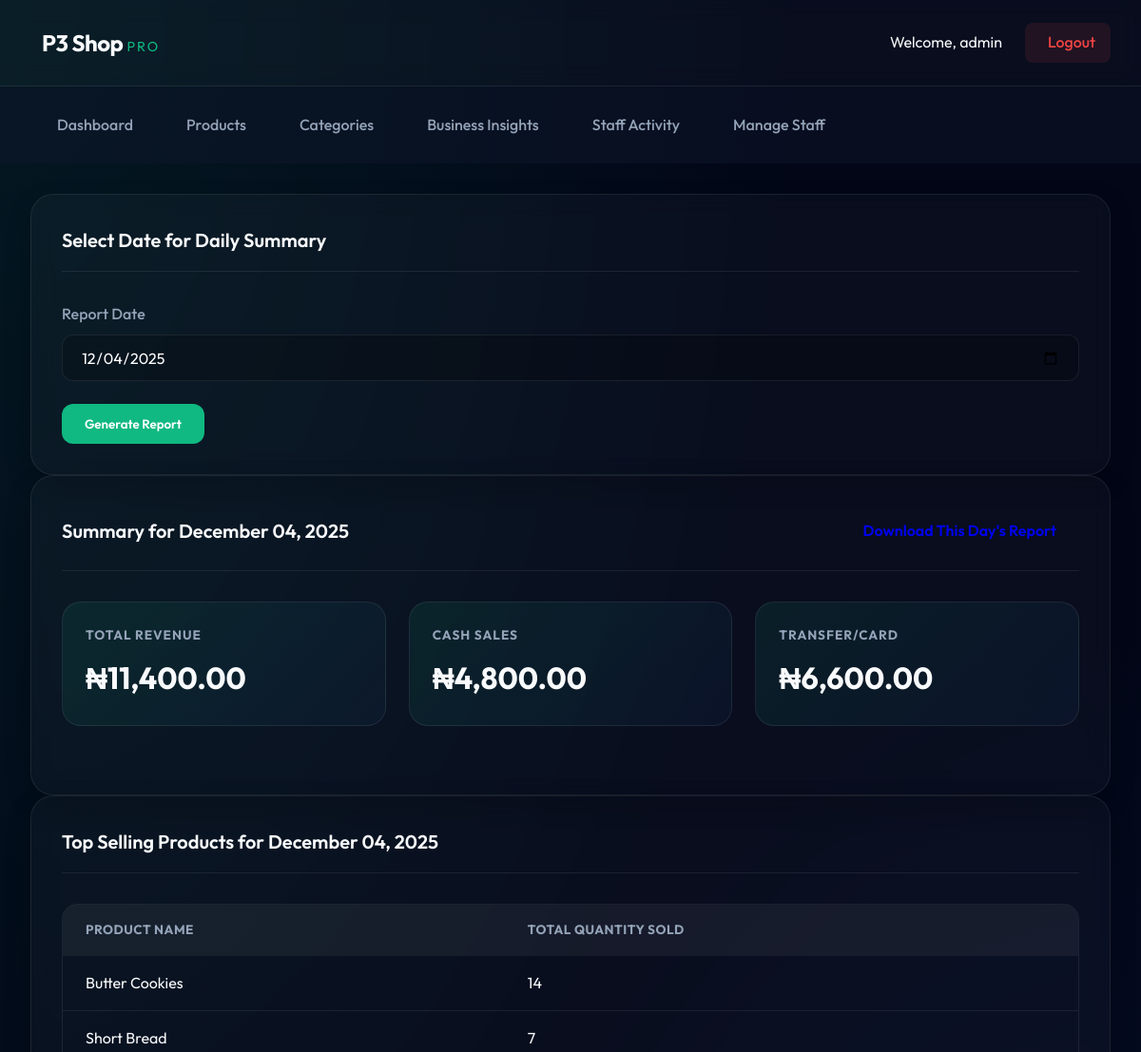
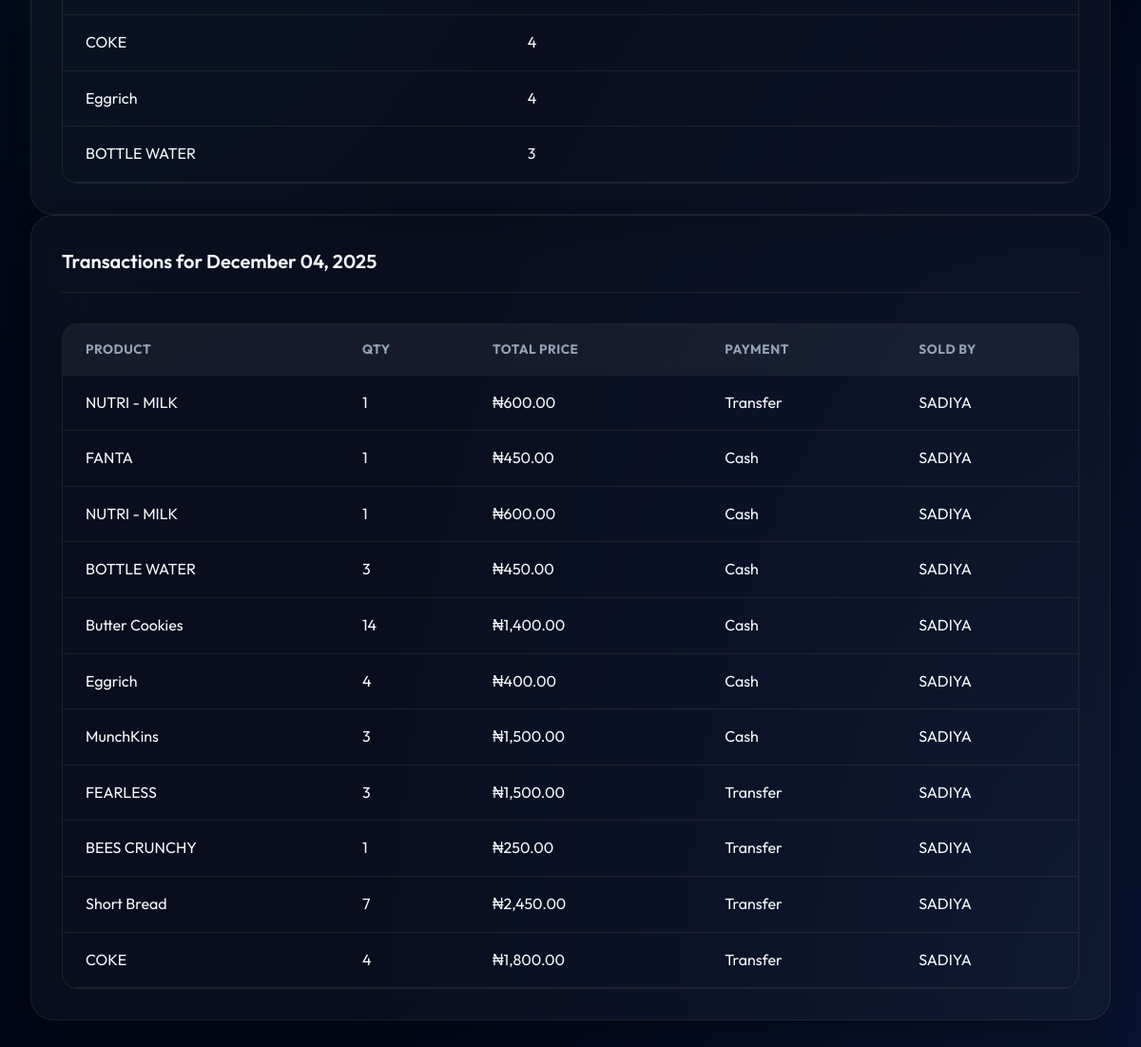
Screenshot of /admin/daily_summary.php?report_date=2025-12-04 (signed in) with the database file from the repository (2 pictures, top to bottom).
### tables this page shows
CREATE TABLE `sales` (
  `id` int(11) NOT NULL,
  `product_id` int(11) NOT NULL,
  `user_id` int(11) NOT NULL,
  `quantity_sold` int(11) NOT NULL,
  `total_price` decimal(10,2) NOT NULL,
  `sale_date` date NOT NULL,
  `payment_method` varchar(50) NOT NULL DEFAULT 'Cash',
  `cost_price` decimal(10,2) DEFAULT 0.00,
  `status` enum('recorded','voided','returned') NOT NULL DEFAULT 'recorded',
  `void_reason` text DEFAULT NULL
);

CREATE TABLE `products` (
  `id` int(11) NOT NULL,
  `name` varchar(100) NOT NULL,
  `description` text DEFAULT NULL,
  `quantity_in_stock` int(11) NOT NULL,
  `price` decimal(10,2) NOT NULL,
  `created_at` timestamp NOT NULL DEFAULT current_timestamp(),
  `category_id` int(11) DEFAULT NULL,
  `cost_price` decimal(10,2) DEFAULT 0.00,
  `units_per_pack` int(11) DEFAULT 1
);

CREATE TABLE `users` (
  `id` int(11) NOT NULL,
  `username` varchar(50) NOT NULL,
  `password` varchar(255) NOT NULL,
  `role` enum('admin','staff') NOT NULL,
  `created_at` timestamp NOT NULL DEFAULT current_timestamp()
);

### admin/daily_summary.php (the view, shortened to what this page needs)
<?php
require_once '../includes/db.php';
$report_date = isset($_GET['report_date']) ? $_GET['report_date'] : date('Y-m-d');
$safe_report_date = mysqli_real_escape_string($conn, $report_date);
$sql_summary = "SELECT
                    SUM(total_price) as total_revenue,
                    SUM(CASE WHEN payment_method = 'Cash' THEN total_price ELSE 0 END) as cash_revenue,
                    SUM(CASE WHEN payment_method = 'Transfer' THEN total_price ELSE 0 END) as transfer_revenue,
                    SUM(CASE WHEN payment_method = 'Card' THEN total_price ELSE 0 END) as card_revenue
                FROM sales
                WHERE sale_date = '" . $safe_report_date . "'";
$summary_result = $conn->query($sql_summary);
$summary = $summary_result->fetch_assoc();
$top_products = array();
$sql_top = "SELECT p.name, SUM(s.quantity_sold) as total_quantity
            FROM sales s JOIN products p ON s.product_id = p.id
            WHERE s.sale_date = '" . $safe_report_date . "'
            GROUP BY s.product_id
            ORDER BY total_quantity DESC LIMIT 5";
$top_result = $conn->query($sql_top);
if ($top_result) { while ($row = $top_result->fetch_assoc()) { $top_products[] = $row; } }
$sales_log = array();
$sql_log = "SELECT p.name as product_name, s.quantity_sold, s.total_price, s.payment_method, u.username as staff_name
            FROM sales s JOIN products p ON s.product_id = p.id JOIN users u ON s.user_id = u.id
            WHERE s.sale_date = '" . $safe_report_date . "' ORDER BY s.id DESC";
$sales_result = $conn->query($sql_log);
if ($sales_result) { while ($row = $sales_result->fetch_assoc()) { $sales_log[] = $row; } }
?>
<!DOCTYPE html>
<html lang="en">
<head>
    <link href="https://fonts.googleapis.com/css2?family=Poppins:wght@400;500;700&display=swap" rel="stylesheet"><link rel="stylesheet" href="../assets/css/style.css">
</head>
<body>
<?php include 'includes/navbar.php'; ?>
    <div class="container">
        <div class="card">
            <div class="card-header"><h2>Select Date for Daily Summary</h2></div>
            <form action="daily_summary.php" method="GET" class="filter-form">
                <div class="form-group"><label for="report_date">Report Date</label><input type="date" id="report_date" name="report_date" value="<?php echo htmlspecialchars($report_date); ?>"></div>
                <button type="submit" class="btn btn-primary">Generate Report</button>
            </form>
        </div>
        <div class="card">
            <div class="card-header">
                <h2>Summary for <?php echo date("F d, Y", strtotime($report_date)); ?></h2>
                <a href="export_daily_csv.php?report_date=<?php echo $report_date; ?>" class="btn btn-success">Download This Day's Report</a>
            </div>
            <div class="report-cards">
                <div class="report-card"><h3>Total Revenue</h3><p class="value">₦<?php echo number_format($summary['total_revenue'] ?? 0, 2); ?></p></div>
                <div class="report-card"><h3>Cash Sales</h3><p class="value">₦<?php echo number_format($summary['cash_revenue'] ?? 0, 2); ?></p></div>
                <div class="report-card"><h3>Transfer/Card</h3><p class="value">₦<?php echo number_format(($summary['transfer_revenue'] ?? 0) + ($summary['card_revenue'] ?? 0), 2); ?></p></div>
            </div>
        </div>
        <div class="card">
            <div class="card-header"><h2>Top Selling Products for <?php echo date("F d, Y", strtotime($report_date)); ?></h2></div>
            <div class="table-wrapper">
                <table class="content-table">
                    <thead><tr><th>Product Name</th><th>Total Quantity Sold</th></tr></thead>
                    <tbody>
                        <?php if (empty($top_products)): ?>
                            <tr><td colspan="2" style="text-align: center;">No sales recorded for this date.</td></tr>
                        <?php else: foreach ($top_products as $product): ?>
                            <tr>
                                <td data-label="Product"><?php echo htmlspecialchars($product['name']); ?></td>
                                <td data-label="Quantity Sold"><?php echo $product['total_quantity']; ?></td>
                            </tr>
                        <?php endforeach; endif; ?>
                    </tbody>
                </table>
            </div>
        </div>
        <div class="card">
            <div class="card-header"><h2>Transactions for <?php echo date("F d, Y", strtotime($report_date)); ?></h2></div>
            <div class="table-wrapper">
                <table class="content-table">
                    <thead><tr><th>Product</th><th>Qty</th><th>Total Price</th><th>Payment</th><th>Sold By</th></tr></thead>
                    <tbody>
                        <?php if (empty($sales_log)): ?>
                            <tr><td colspan="5" style="text-align: center;">No sales recorded for this date.</td></tr>
                        <?php else: foreach ($sales_log as $log): ?>
                            <tr>
                                <td data-label="Product"><?php echo htmlspecialchars($log['product_name']); ?></td>
                                <td data-label="Qty"><?php echo htmlspecialchars($log['quantity_sold']); ?></td>
                                <td data-label="Total Price">₦<?php echo number_format($log['total_price'], 2); ?></td>
                                <td data-label="Payment"><?php echo htmlspecialchars($log['payment_method']); ?></td>
                                <td data-label="Sold By"><?php echo htmlspecialchars($log['staff_name']); ?></td>
                            </tr>
                        <?php endforeach; endif; ?>
                    </tbody>
                </table>
            </div>
        </div>
    </div>
</body>
</html>

### assets/css/style.css (style rules this page uses)
:root { --primary: #10b981; --primary-dark: #059669; --primary-light: #34d399; --accent: #3b82f6; --danger: #ef4444; --warning: #f59e0b; --success: #10b981; --bg-dark: #042f2e; --bg-main: #020617; --glass-bg: rgba(255, 255, 255, 0.03); --glass-border: rgba(255, 255, 255, 0.08); --glass-hover: rgba(255, 255, 255, 0.06); --text-main: #f8fafc; --text-muted: #94a3b8; --card-shadow: 0 10px 30px -5px rgba(0, 0, 0, 0.3); }
* { margin: 0; padding: 0; box-sizing: border-box; font-family: 'Outfit', sans-serif; }
body { background: var(--bg-main); background-image: radial-gradient(at 0% 0%, rgba(16, 185, 129, 0.1) 0px, transparent 50%), radial-gradient(at 100% 100%, rgba(59, 130, 246, 0.1) 0px, transparent 50%); color: var(--text-main); min-height: 100vh; line-height: 1.6; }
.container { max-width: 1400px; margin: 0 auto; padding: 2rem; }
.card { background: var(--glass-bg); backdrop-filter: blur(12px); border: 1px solid var(--glass-border); border-radius: 24px; padding: 2rem; box-shadow: var(--card-shadow); transition: 0.3s; }
.card-header { display: flex; justify-content: space-between; align-items: center; margin-bottom: 2rem; padding-bottom: 1rem; border-bottom: 1px solid var(--glass-border); }
.card-header h2 { font-size: 1.25rem; font-weight: 600; }
.report-cards { display: grid; grid-template-columns: repeat(auto-fit, minmax(240px, 1fr)); gap: 1.5rem; margin-bottom: 2.5rem; }
.report-card { background: linear-gradient(135deg, rgba(16, 185, 129, 0.1), rgba(59, 130, 246, 0.05)); border: 1px solid var(--glass-border); padding: 1.5rem; border-radius: 20px; text-align: left; }
.report-card h3 { font-size: 0.85rem; text-transform: uppercase; letter-spacing: 1px; color: var(--text-muted); margin-bottom: 0.5rem; }
.report-card .value { font-size: 2rem; font-weight: 700; color: var(--text-main); }
.table-wrapper { overflow-x: auto; border-radius: 16px; border: 1px solid var(--glass-border); }
.content-table { width: 100%; border-collapse: collapse; }
.content-table th { background: rgba(255, 255, 255, 0.05); padding: 1rem 1.5rem; text-align: left; font-size: 0.85rem; text-transform: uppercase; letter-spacing: 0.5px; color: var(--text-muted); }
.content-table td { padding: 1rem 1.5rem; border-bottom: 1px solid var(--glass-border); }
.form-group { margin-bottom: 1.5rem; }
.form-group label { display: block; margin-bottom: 0.5rem; font-weight: 500; color: var(--text-muted); }
.form-group input, .form-group select, .form-group textarea { width: 100%; padding: 0.8rem 1.2rem; background: rgba(0, 0, 0, 0.2); border: 1px solid var(--glass-border); border-radius: 12px; color: white; font-size: 1rem; outline: none; transition: 0.3s; }
.btn { padding: 0.8rem 1.5rem; border-radius: 12px; font-weight: 600; cursor: pointer; border: none; transition: 0.3s; text-decoration: none; display: inline-flex; align-items: center; gap: 0.5rem; }
.btn-primary { background: var(--primary); color: white; }

### rows the page displays
sales: product.name "NUTRI - MILK", quantity_sold "1", total_price "600.00", payment_method "Transfer", user.username "SADIYA"
sales: product.name "FANTA", quantity_sold "1", total_price "450.00", payment_method "Cash", user.username "SADIYA"
sales: product.name "NUTRI - MILK", quantity_sold "1", total_price "600.00", payment_method "Cash", user.username "SADIYA"
sales: product.name "BOTTLE WATER", quantity_sold "3", total_price "450.00", payment_method "Cash", user.username "SADIYA"
sales: product.name "Butter Cookies", quantity_sold "14", total_price "1,400.00", payment_method "Cash", user.username "SADIYA"
sales: product.name "Eggrich", quantity_sold "4", total_price "400.00", payment_method "Cash", user.username "SADIYA"
sales: product.name "MunchKins", quantity_sold "3", total_price "1,500.00", payment_method "Cash", user.username "SADIYA"
sales: product.name "FEARLESS", quantity_sold "3", total_price "1,500.00", payment_method "Transfer", user.username "SADIYA"
sales: product.name "BEES CRUNCHY", quantity_sold "1", total_price "250.00", payment_method "Transfer", user.username "SADIYA"
sales: product.name "Short Bread", quantity_sold "7", total_price "2,450.00", payment_method "Transfer", user.username "SADIYA"
sales: product.name "COKE", quantity_sold "4", total_price "1,800.00", payment_method "Transfer", user.username "SADIYA"

### other values shown
$_SESSION['username'] "admin"
date("F d, Y", strtotime($report_date)) "December 04, 2025"
$summary['total_revenue'] "11,400.00"
$summary['cash_revenue'] "4,800.00"
$product['name'] "Butter Cookies"
$product['total_quantity'] "14"
$product['name'] "Short Bread"
$product['total_quantity'] "7"
$product['name'] "COKE"
$product['total_quantity'] "4"
$product['name'] "Eggrich"
$product['name'] "BOTTLE WATER"
$product['total_quantity'] "3"
